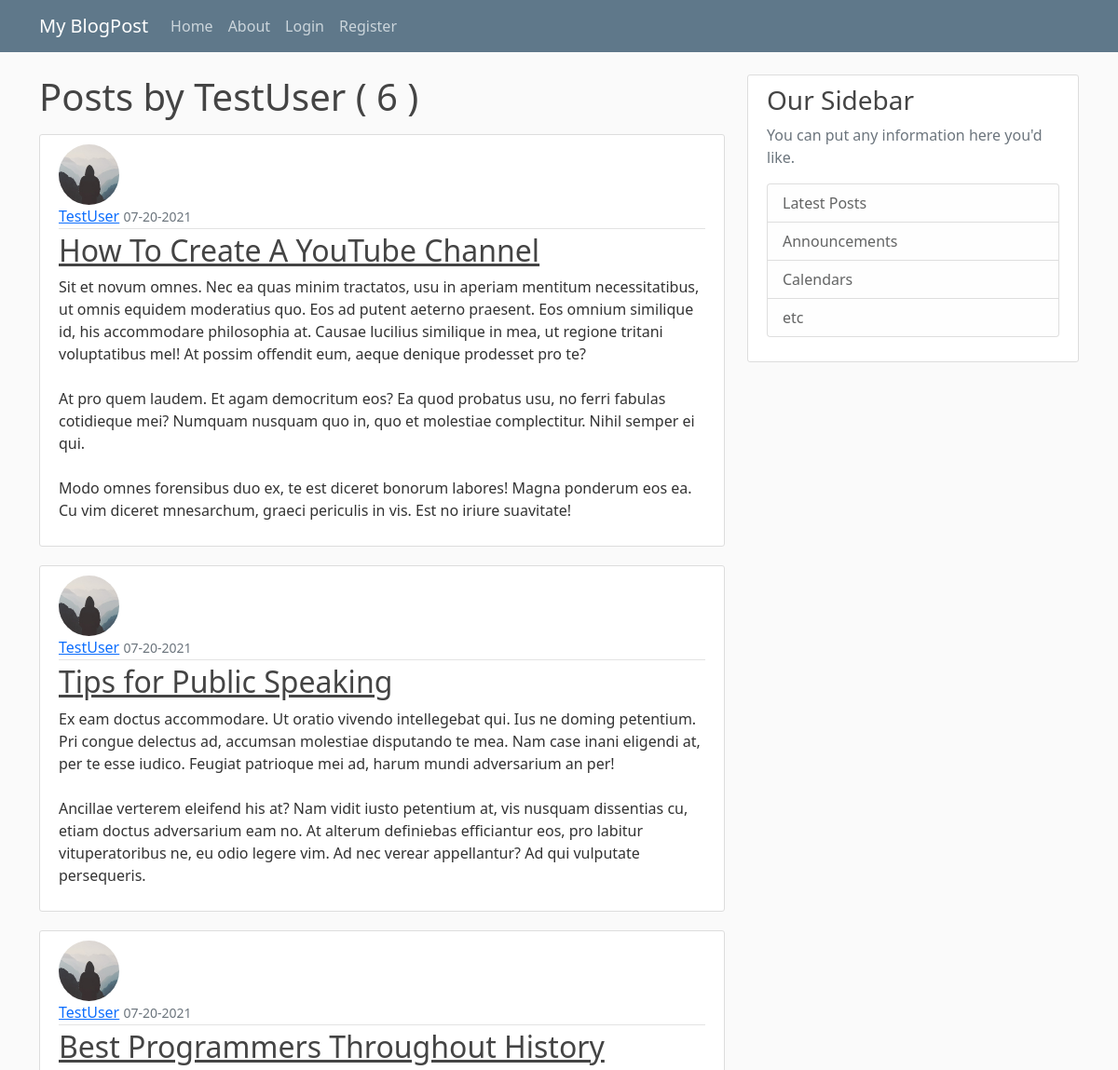
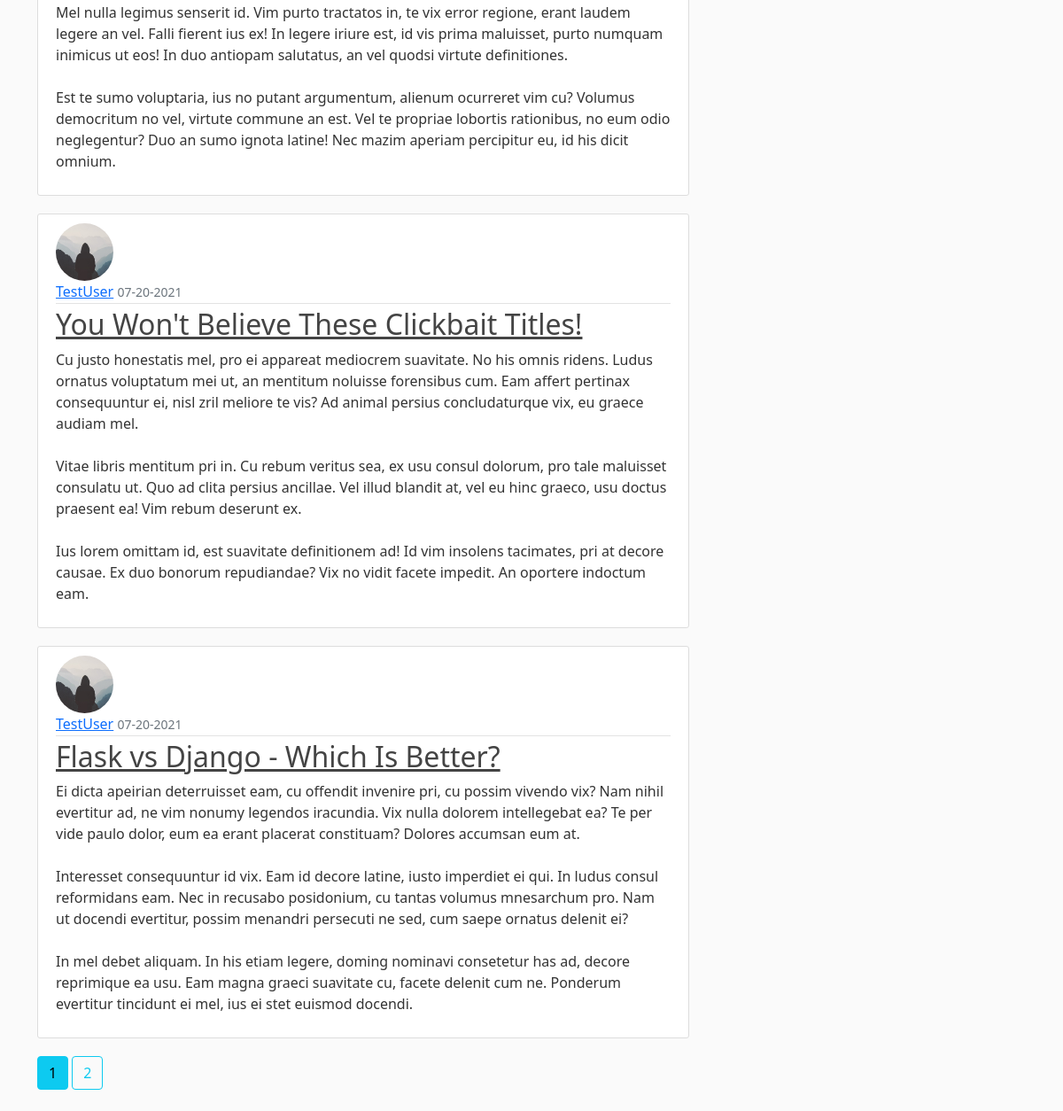
Page /user/TestUser on the committed database (2 pictures, top to bottom).
### myblogpost/models.py (models this page shows, shortened)
class User(db.Model, UserMixin):
    id = db.Column(db.Integer, primary_key=True)
    username = db.Column(db.String(20), unique=True, nullable=False)
    email = db.Column(db.String(120), unique=True, nullable=False)
    image_file = db.Column(db.String(20), nullable=False, default='default.jpg') # going to hash these image files
    password = db.Column(db.String(60), nullable=False) # going to hash
    '''
    :param posts has relationship with Post model
    :param backref add author column in Post module
    :param lazy data is neccessary or not
    '''
    posts = db.relationship('Post', backref='author', lazy=True)

class Post(db.Model):
    id = db.Column(db.Integer, primary_key=True)
    title = db.Column(db.String(100), nullable=False)
    content = db.Column(db.Text, nullable=False)
    date_posted = db.Column(db.DateTime, nullable=False, default=datetime.utcnow) # use UTC for consistency purpose
    user_id = db.Column(db.Integer, db.ForeignKey('user.id'), nullable=False)

### myblogpost/routes.py (the view)
@app.route("/user/<string:username>")
def user_posts(username):
    page = request.args.get('page', 1, type=int)
    user = User.query.filter_by(username=username).first_or_404()
    post = Post.query.filter_by(author=user)\
        .order_by(Post.date_posted.desc())\
        .paginate(page=page, per_page=5)
    return render_template('user_posts.html', post=post, user=user)

### myblogpost/templates/user_posts.html
{% extends "layout.html" %}
{% block content %}
<h1 class="mb-3">Posts by {{ user.username }} ( {{ post.total }} )</h1>
    {% for post in post.items %}
        <article class="media content-section">
            <img class="rounded-circle article-img" src="{{ url_for('static', filename='profile_pics/' + post.author.image_file) }}"/>
            <div class="media-body">
            <div class="article-metadata">
                <a class="mr-2" href="{{ url_for('user_posts', username=post.author.username) }}">{{ post.author.username }}</a>
                <small class="text-muted">{{ post.date_posted.strftime('%m-%d-%Y') }}</small>
            </div>
            <h2><a class="article-title" href="{{url_for('post',post_id=post.id)}}">{{ post.title }}</a></h2>
            <p class="article-content">{{ post.content }}</p>
            </div>
        </article>
    {% endfor %}
    {% for page_num in post.iter_pages(left_edge=1, right_edge=1, left_current=1, right_current=2) %}
        {% if page_num %}
            {% if post.page == page_num %}
                <a class="btn btn-info mb-4" href="{{ url_for('user_posts', username=user.username, page=page_num) }}">{{ page_num }}</a>
            {% else %}
                <a class="btn btn-outline-info mb-4" href="{{ url_for('user_posts', username=user.username, page=page_num) }}">{{ page_num }}</a>
            {% endif %}
        {% else %}
            ...
        {% endif %}
    {% endfor %}
{% endblock content %}

### myblogpost/static/main.css (style rules this page uses)
body { background: #fafafa; color: #333333; margin-top: 5rem; }
h1, h2, h3, h4, h5, h6 { color: #444444; }
.content-section { background: #ffffff; padding: 10px 20px; border: 1px solid #dddddd; border-radius: 3px; margin-bottom: 20px; }
.article-title { color: #444444; }
.article-content { white-space: pre-line; }
.article-img { height: 65px; width: 65px; margin-right: 16px; }
.article-metadata { padding-bottom: 1px; margin-bottom: 4px; border-bottom: 1px solid #e3e3e3 }

### rows in the picture
User: username "TestUser"
Post: image_file (placeholder picture), author.username "TestUser", date_posted "07-20-2021", title "How To Create A YouTube Channel", content "Sit et novum omnes. Nec ea quas minim tractatos, usu in aperiam mentitum necessitatibus, ut omnis equidem moderatius quo. Eos ad putent aeterno praesent. Eos omnium similique id, his accommodare philosophia at. Causae lucilius similique in mea, ut regione tritani voluptatibus mel! At possim offendit eum, aeque denique prodesset pro te? At pro quem laudem. Et agam democritum eos? Ea quod probatus usu, no ferri fabulas cotidieque mei? Numquam nusquam quo in, quo et molestiae complectitur. Nihil semper ei qui. Modo omnes forensibus duo ex, te est diceret bonorum labores! Magna ponderum eos ea. Cu vim diceret mnesarchum, graeci periculis in vis. Est no iriure suavitate!"
Post: image_file (placeholder picture), author.username "TestUser", date_posted "07-20-2021", title "Tips for Public Speaking", content "Ex eam doctus accommodare. Ut oratio vivendo intellegebat qui. Ius ne doming petentium. Pri congue delectus ad, accumsan molestiae disputando te mea. Nam case inani eligendi at, per te esse iudico. Feugiat patrioque mei ad, harum mundi adversarium an per! Ancillae verterem eleifend his at? Nam vidit iusto petentium at, vis nusquam dissentias cu, etiam doctus adversarium eam no. At alterum definiebas efficiantur eos, pro labitur vituperatoribus ne, eu odio legere vim. Ad nec verear appellantur? Ad qui vulputate persequeris."
Post: image_file (placeholder picture), author.username "TestUser", date_posted "07-20-2021", title "Best Programmers Throughout History", content "Mel nulla legimus senserit id. Vim purto tractatos in, te vix error regione, erant laudem legere an vel. Falli fierent ius ex! In legere iriure est, id vis prima maluisset, purto numquam inimicus ut eos! In duo antiopam salutatus, an vel quodsi virtute definitiones. Est te sumo voluptaria, ius no putant argumentum, alienum ocurreret vim cu? Volumus democritum no vel, virtute commune an est. Vel te propriae lobortis rationibus, no eum odio neglegentur? Duo an sumo ignota latine! Nec mazim aperiam percipitur eu, id his dicit omnium."
Post: image_file (placeholder picture), author.username "TestUser", date_posted "07-20-2021", title "You Won't Believe These Clickbait Titles!", content "Cu justo honestatis mel, pro ei appareat mediocrem suavitate. No his omnis ridens. Ludus ornatus voluptatum mei ut, an mentitum noluisse forensibus cum. Eam affert pertinax consequuntur ei, nisl zril meliore te vis? Ad animal persius concludaturque vix, eu graece audiam mel. Vitae libris mentitum pri in. Cu rebum veritus sea, ex usu consul dolorum, pro tale maluisset consulatu ut. Quo ad clita persius ancillae. Vel illud blandit at, vel eu hinc graeco, usu doctus praesent ea! Vim rebum deserunt ex. Ius lorem omittam id, est suavitate definitionem ad! Id vim insolens tacimates, pri at decore causae. Ex duo bonorum repudiandae? Vix no vidit facete impedit. An oportere indoctum eam."
Post: image_file (placeholder picture), author.username "TestUser", date_posted "07-20-2021", title "Flask vs Django - Which Is Better?", content "Ei dicta apeirian deterruisset eam, cu offendit invenire pri, cu possim vivendo vix? Nam nihil evertitur ad, ne vim nonumy legendos iracundia. Vix nulla dolorem intellegebat ea? Te per vide paulo dolor, eum ea erant placerat constituam? Dolores accumsan eum at. Interesset consequuntur id vix. Eam id decore latine, iusto imperdiet ei qui. In ludus consul reformidans eam. Nec in recusabo posidonium, cu tantas volumus mnesarchum pro. Nam ut docendi evertitur, possim menandri persecuti ne sed, cum saepe ornatus delenit ei? In mel debet aliquam. In his etiam legere, doming nominavi consetetur has ad, decore reprimique ea usu. Eam magna graeci suavitate cu, facete delenit cum ne. Ponderum…"

### other values in the picture
{{ post.total }} "6"
{{ page_num }} "1"
{{ page_num }} "2"
